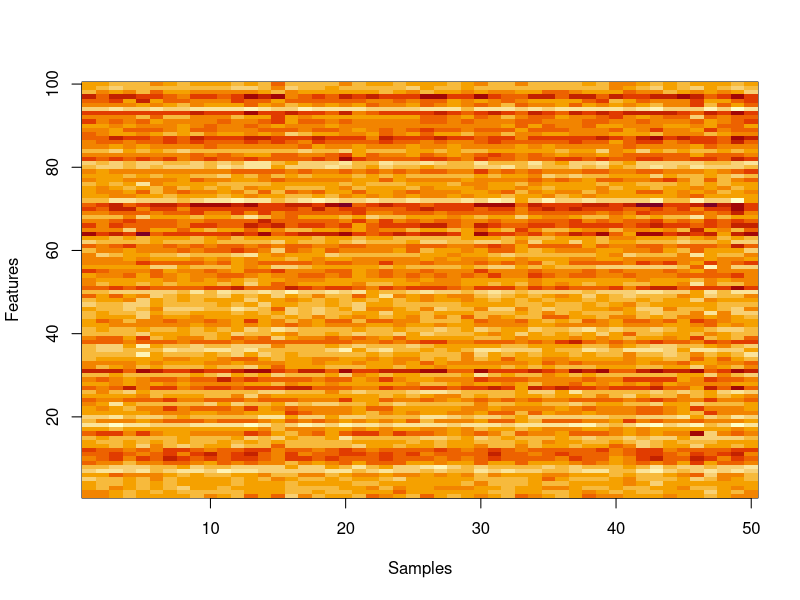

This figure's R source:
set.seed(123)  # For reproducibility

# Load required package
library(MASS)  # For generating multivariate normal data

# Parameters
n_samples <- 100   # Number of samples
n_features_omics1 <- 50  # Features in first omics dataset (e.g., transcriptomics)
n_features_omics2 <- 50  # Features in second omics dataset (e.g., metabolomics)
n_latent <- 5   # Number of shared latent factors

# 1. Generate shared latent factors (representing biological signals)
latent_factors <- matrix(rnorm(n_samples * n_latent, mean=0, sd=1), nrow=n_samples, ncol=n_latent)

# 2. Create loading matrices (effect of latent factors on features)
loadings_omics1 <- matrix(rnorm(n_features_omics1 * n_latent, mean=0.5, sd=0.2), nrow=n_features_omics1, ncol=n_latent)
loadings_omics2 <- matrix(rnorm(n_features_omics2 * n_latent, mean=0.5, sd=0.2), nrow=n_features_omics2, ncol=n_latent)

# 3. Generate omics datasets by combining latent factors and loadings
omics1_shared <- latent_factors %*% t(loadings_omics1)
omics2_shared <- latent_factors %*% t(loadings_omics2)

# 4. Add dataset-specific variation (e.g., technical noise, unique effects)
omics1_specific <- matrix(rnorm(n_samples * n_features_omics1, mean=0, sd=0.3), n_samples, n_features_omics1)
omics2_specific <- matrix(rnorm(n_samples * n_features_omics2, mean=0, sd=0.3), n_samples, n_features_omics2)

# 5. Final simulated datasets
omics1 <- omics1_shared + omics1_specific  # Simulated transcriptomics
omics2 <- omics2_shared + omics2_specific  # Simulated metabolomics

# 6. Store as data frames
omics1_df <- as.data.frame(omics1)
omics2_df <- as.data.frame(omics2)

# Check structure
dim(omics1_df)  # 100 samples x 50 features
dim(omics2_df)  # 100 samples x 40 features

dataset <- as.matrix(t(omics1_df))#dataset <- omic.two[[1]]
image(c(1:dim(dataset)[1]), c(1:dim(dataset)[2]), dataset, ylab = "Features", xlab = "Samples")
